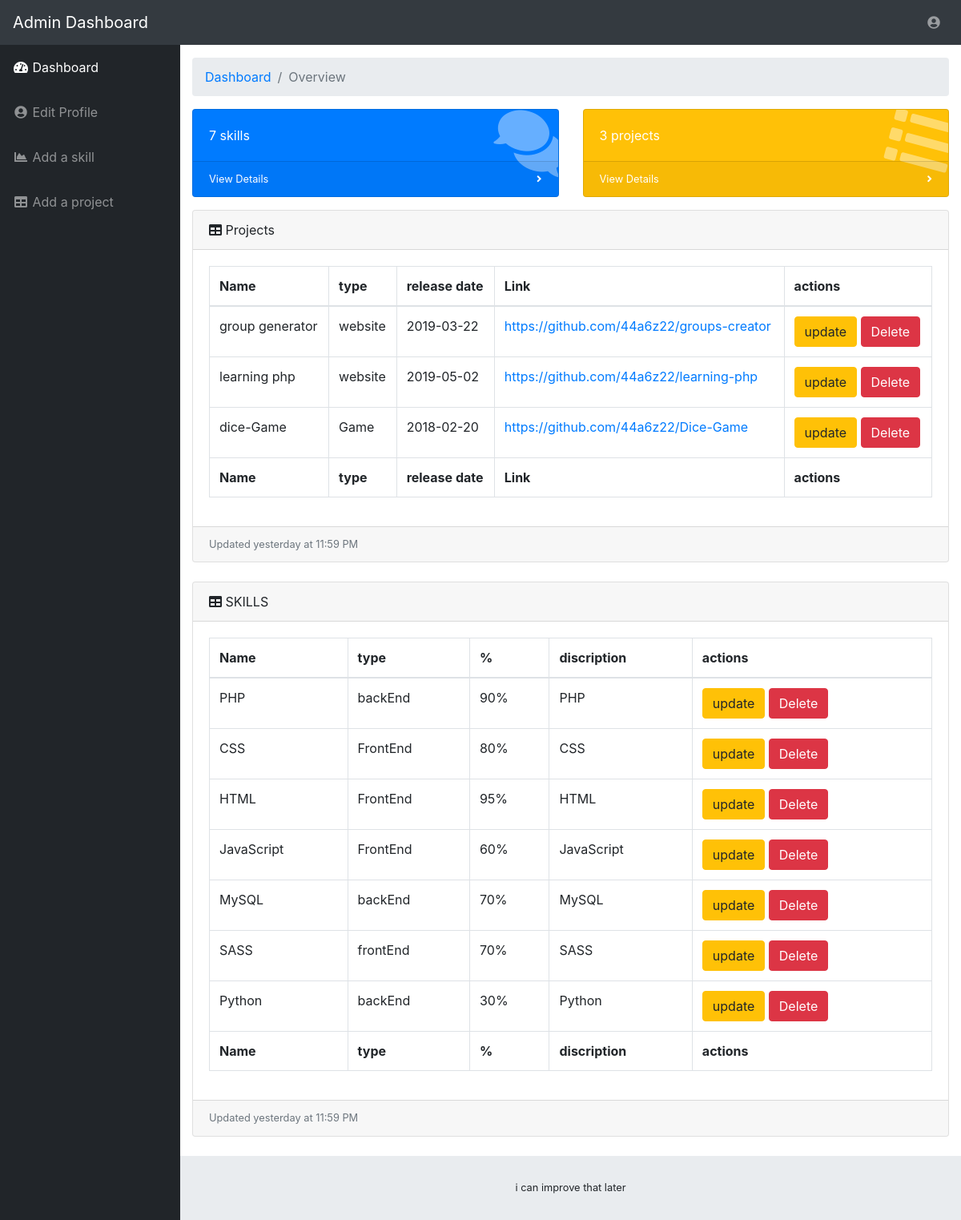
Screenshot of /admin/dashboard.php (signed in) with the database file from the repository.
### tables this page shows
CREATE TABLE `projects` (
  `id` int(11) NOT NULL,
  `projectName` varchar(255) DEFAULT NULL,
  `projectType` varchar(255) DEFAULT NULL,
  `realisationDate` date DEFAULT NULL,
  `link` varchar(255) DEFAULT NULL,
  `projectOnwer` int(11) DEFAULT NULL
);

CREATE TABLE `skills` (
  `id` int(11) NOT NULL,
  `skillName` varchar(255) DEFAULT NULL,
  `skillType` varchar(255) DEFAULT NULL,
  `persentage` int(11) DEFAULT NULL,
  `skillPicture` varchar(255) NOT NULL,
  `skillOwner` int(11) DEFAULT NULL
);

### backEnd/classes/skill.php (called while the page is built, shortened)
<?php
    class Skill
    {
        private $con,
                $id,
                $type,
                $owner,
                $name,
                $pic,
                $persentage;
    public function     getConnection()
    {
        return $this->con;
    }
        public function     __construct()
        {
            $args = func_get_args();
            $num = func_num_args();
            if (method_exists($this, $f = 'init_' . $num)) {
                call_user_func_array(array($this,   $f),   $args);
            }
        }
        public function     init_1($con)
        {
            $this->con = $con;
        }
    public function     count()
    {
        $sql = "SELECT count(*) as c FROM skills;";
        $stmt = $this->getConnection()->prepare($sql);
        $stmt->execute();
        $res = $stmt->fetch(PDO::FETCH_ASSOC);
        return $res['c'];
    }
    public function     getSkills()
    {
        $sql = "SELECT * from skills; ";
        $stmt = $this->getConnection()->prepare($sql);
        $stmt->execute();
       return $stmt->fetchAll(PDO::FETCH_ASSOC);
    }
    }
?>

### admin/php/config.php (called while the page is built, shortened)
<?php
    require "../backEnd/classes/profileOwner.php";
    require "../backEnd/classes/project.php";
    require "../backEnd/classes/skill.php";
    require "../backEnd/connection/connection.php";
    $admin = new ProfileOwner($connection);
    $level = $admin->getLevel();
    $project = new Project($connection);
    $skills= new Skill($connection);
?>

### backEnd/classes/project.php (called while the page is built, shortened)
<?php
    class   Project
    {
        private $con,
            $id,
            $type,
            $owner,
            $name,
            $link,
            $realisationDate;
        public function     getConnection()
        {
            return $this->con;
        }
        public function     __construct()
        {
            $args = func_get_args();
            $num = func_num_args();
            if (method_exists($this, $f = 'init_' . $num)) {
                call_user_func_array(array($this,   $f),   $args);
            }
        }
        public function     init_1($con)
        {
            $this->con = $con;
        }
        public function     count()
        {
            $sql = "SELECT count(*) as c FROM projects;";
            $stmt = $this->getConnection()->prepare($sql);
            $stmt->execute();
            $res = $stmt->fetch(PDO::FETCH_ASSOC);
            return $res['c'];
        }
        public function     getProjects()
        {
            $sql = "SELECT * from projects order by id desc LIMIT 5 ; ";
            $stmt = $this->getConnection()->prepare($sql);
            $stmt->execute();
            return $stmt->fetchAll(PDO::FETCH_ASSOC);
        }
    }
?>

### backEnd/classes/profileOwner.php (called while the page is built, shortened)
<?php
    class ProfileOwner
    {
        private $connection,
                $id ,
                $description,
                $fullName,
                $email,
                $password,
                $birthDate,
                $stat,
                $lvl;
        public function     __construct($con)
        {
            $this->connection = $con;
            $query = "SELECT * FROM users as p INNER JOIN stat as s ON p.stat = s.id ;";
            $stmt = $this->connection->prepare($query);
            $stmt->execute();
            $res = $stmt->fetchAll(PDO::FETCH_ASSOC);
            $this->lvl =  $res[0][ "lvl"];
        }
        public function     getLevel()
        {
            return intval( $this->lvl);
        }
    }
?>

### admin/php/template/skills.php (the view)
<div class="card mb-4" id="skills">
    <div class="card-header">
        <i class="fas fa-table"></i>
        SKILLS
    </div>
    <div class="card-body">
        <div class="table-responsive">
            <table class="table table-bordered" id="dataTable" width="100%" cellspacing="0">
                <thead>
                    <tr>
                        <th>Name</th>
                        <th>type</th>
                        <th> % </th>
                        <th>discription</th>
                        <th>actions</th>
                    </tr>
                </thead>
                <tfoot>
                    <tr>
                        <th>Name</th>
                        <th>type</th>
                        <th> % </th>
                        <th>discription</th>
                        <th>actions</th>
                    </tr>
                </tfoot>
                <tbody>
                    <?php
                    $res = $skills->getSkills();
                    foreach ($res as $r) {
                        ?>
                        <tr>
                            <td><?= $r['skillName'] ?></td>
                            <td><?= $r['skillType'] ?></td>
                            <td><?= $r['persentage'] ?>%</td>
                            <td><?= $r['skillName'] ?></td>
                            <?php
                            if ($level == 1) {
                                ?>
                                <td>
                                    <a href="?page=addSkill&skillId=<?= $r['id']?>" class=" btn btn-warning">update</a>
                                    <a href= "php/actions/delete.php?skillId=<?= $r['id']?>" class="btn btn-danger">Delete</a>
                                </td>
                            <?php
                        }
                        ?>
                        </tr>
                    <?php
                }
                ?>
                </tbody>
            </table>
        </div>
    </div>
    <div class="card-footer small text-muted">Updated yesterday at 11:59 PM</div>
</div>

### admin/php/template/head.php (shortened to what this page needs)
<?php
include "php/config.php";
?>
<!DOCTYPE html>
<html lang="en">
<head>
    <link href="assets/vendor/fontawesome-free/css/all.min.css" rel="stylesheet" type="text/css">
    <link href="assets/css/sb-admin.css" rel="stylesheet">
</head>

### admin/dashboard.php (shortened to what this page needs)
<?php
require "php/template/head.php";
?>
<body id="page-top">
    <nav class="navbar navbar-expand navbar-dark bg-dark static-top justify-content-space-between">
        <a class="navbar-brand mr-1" href="index.php">Admin Dashboard</a>
        <ul class="navbar-nav ml-auto ml-md-0">
            <li class="nav-item dropdown no-arrow">
                <a class="nav-link dropdown-toggle" href="#" id="userDropdown" role="button" data-toggle="dropdown" aria-haspopup="true" aria-expanded="false">
                    <i class="fas fa-user-circle fa-fw"></i>
                </a>
            </li>
        </ul>
    </nav>
    <div id="wrapper">
        <ul class="sidebar navbar-nav">
            <li class="nav-item active">
                <a class="nav-link" href="index.php">
                    <i class="fas fa-fw fa-tachometer-alt"></i>
                    <span>Dashboard</span>
                </a>
            </li>
            <li class="nav-item">
                <a class="nav-link">
                    <i class="fas fa-user-circle fa-fw"></i>
                    <span>Edit Profile</span>
                </a>
            </li>
            <li class="nav-item">
                <a class="nav-link" href="?page=addskill">
                    <i class="fas fa-fw fa-chart-area"></i>
                    <span>Add a skill</span></a>
            </li>
            <li class="nav-item">
                <a class="nav-link" href="?page=addproject">
                    <i class="fas fa-fw fa-table"></i>
                    <span>Add a project </span></a>
            </li>
        </ul>
        <div id="content-wrapper">
            <div class="container-fluid">
                <?php
                if (!isset($_GET['page'])) {
                    include "php/template/pages/dashboard.php";
                } else {
                    require "php/template/pages/" . $_GET['page'] . ".php";
                }
                ?>
            </div>
            <footer class="sticky-footer">
                <div class="container my-auto">
                    <div class="copyright text-center my-auto">
                        <span>i can improve that later</span>
                    </div>
                </div>
            </footer>
        </div>
    </div>
</body>
</html>

### admin/php/template/pages/dashboard.php
<ol class="breadcrumb">
    <li class="breadcrumb-item">
        <a href="#">Dashboard</a>
    </li>
    <li class="breadcrumb-item active">Overview</li>
</ol>
<div class="row">
    <div class="col-xl-6 col-sm-12 mb-6 mb-3">
        <div class="card text-white bg-primary o-hidden h-100">
            <div class="card-body">
                <div class="card-body-icon">
                    <i class="fas fa-fw fa-comments"></i>
                </div>
                <div class="mr-5"><?= $skills->count(); ?> skills</div>
            </div>
            <a class="card-footer text-white clearfix small z-1" href="#skills">
                <span class="float-left">View Details</span>
                <span class="float-right">
                    <i class="fas fa-angle-right"></i>
                </span>
            </a>
        </div>
    </div>
    <div class="col-xl-6 col-sm-12 mb-6 mb-3">
        <div class=" card text-white bg-warning o-hidden h-100">
            <div class="card-body">
                <div class="card-body-icon">
                    <i class="fas fa-fw fa-list"></i>
                </div>
                <div class="mr-5"><?= $project->count(); ?> projects </div>
            </div>
            <a class="card-footer text-white clearfix small z-1" href="#projects">
                <span class="float-left">View Details</span>
                <span class="float-right">
                    <i class="fas fa-angle-right"></i>
                </span>
            </a>
        </div>
    </div>
</div>
<?php
include "php/template/projects.php";
include "php/template/skills.php";
?>

### admin/php/template/projects.php
<div class="card mb-4" id="projects">
    <div class="card-header">
        <i class="fas fa-table"></i>
        Projects
    </div>
    <div class="card-body">
        <div class="table-responsive">
            <table class="table table-bordered" id="dataTable" width="100%" cellspacing="0">
                <thead>
                    <tr>
                        <th>Name</th>
                        <th>type</th>
                        <th>release date</th>
                        <th>Link</th>
                        <th>actions</th>
                    </tr>
                </thead>
                <tfoot>
                    <tr>
                        <th>Name</th>
                        <th>type</th>
                        <th>release date</th>
                        <th>Link</th>
                        <th>actions</th>
                    </tr>
                </tfoot>
                <tbody>
                    <?php
                    $result = $project->getProjects();
                    foreach ($result as $res) {
                        ?>
                        <tr>
                            <td><?= $res['projectName']; ?> </td>
                            <td><?= $res['projectType']; ?></td>
                            <td><?= $res['realisationDate']; ?></td>
                            <td><a href="https://<?= $res['link']; ?>"><?= $res['link']; ?></a></td>
                            <?php
                            if ($level == 1) {
                                ?>
                                <td>
                                    <a href="?page=addproject&id=<?= $res['id']; ?>" class="btn btn-warning">update</a>
                                    <a href="php/actions/delete.php?projectId=<?= $res['id']; ?>" class="btn btn-danger">Delete</a>
                                </td>
                            <?php
                        }
                        ?>
                        </tr>
                    <?php
                }
                ?>
                </tbody>
            </table>
        </div>
    </div>
    <div class="card-footer small text-muted">Updated yesterday at 11:59 PM</div>
</div>

### admin/php/template/head.php (style rules this page uses)
.justify-content-space-between { display: flex; justify-content: space-between; }

### rows the page displays
projects: projectName "group generator", projectType "website", realisationDate "2019-03-22", link "https://github.com/44a6z22/groups-creator"
projects: projectName "learning php", projectType "website", realisationDate "2019-05-02", link "https://github.com/44a6z22/learning-php"
projects: projectName "dice-Game", projectType "Game", realisationDate "2018-02-20", link "https://github.com/44a6z22/Dice-Game"
skills: skillName "PHP", skillType "backEnd", persentage "90"
skills: skillName "CSS", skillType "FrontEnd", persentage "80"
skills: skillName "HTML", skillType "FrontEnd", persentage "95"
skills: skillName "JavaScript", skillType "FrontEnd", persentage "60"
skills: skillName "MySQL", skillType "backEnd", persentage "70"
skills: skillName "SASS", skillType "frontEnd", persentage "70"
skills: skillName "Python", skillType "backEnd", persentage "30"

### other values shown
$skills->count() "7"
$project->count() "3"
